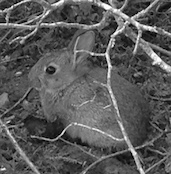
#> input picture 57030125-automatically-adjusting-brightness/1.png, 171 x 174 px
$ python automatically_adjusting_brightness.py
#> lines starting #> are read from the running program, lines starting #| are printed output that depends on the picture; long printed decimals are rounded
#> further down, image is the input picture: shape (174, 171, 3); min 0, max 255, mean 89.4
import cv2
import numpy as np
# from matplotlib import pyplot as plt

# Automatic brightness and contrast optimization with optional histogram clipping
def automatic_brightness_and_contrast(image, clip_hist_percent=20):
#> called with clip_hist_percent = 20
    gray = cv2.cvtColor(image, cv2.COLOR_BGR2GRAY)

    # Calculate grayscale histogram
    hist = cv2.calcHist([gray],[0],None,[256],[0,256])
#> hist = 256 values, max 380 at index 81, min 3 at index 238, mean 116.2
    hist_size = len(hist)
#> hist_size = 256

    # Calculate cumulative distribution from the histogram
    accumulator = []
    accumulator.append(float(hist[0]))
    for index in range(1, hist_size):
        accumulator.append(accumulator[index -1] + float(hist[index]))
#> after the loop, accumulator = 256 values from 77 to 29754

    # Locate points to clip
    maximum = accumulator[-1]
#> maximum = 29754
    clip_hist_percent *= (maximum/100.0)
#> clip_hist_percent = 5950.8
    clip_hist_percent /= 2.0
#> clip_hist_percent = 2975.4

    # Locate left cut
    minimum_gray = 0
    while accumulator[minimum_gray] < clip_hist_percent:
        minimum_gray += 1
#> this loop made 43 passes
#> after the loop, minimum_gray = 43

    # Locate right cut
    maximum_gray = hist_size -1
#> maximum_gray = 255
    while accumulator[maximum_gray] >= (maximum - clip_hist_percent):
        maximum_gray -= 1
#> this loop made 119 passes
#> maximum_gray on passes 1 to 12: 254, 253, 252, 251, 250, 249, 248, 247, 246, 245, 244, 243
#> after the loop, maximum_gray = 136

    # Calculate alpha and beta values
    alpha = 255 / (maximum_gray - minimum_gray)
#> alpha = 2.74
    beta = -minimum_gray * alpha
#> beta = -117.9

    '''
    # Calculate new histogram with desired range and show histogram
    new_hist = cv2.calcHist([gray],[0],None,[256],[minimum_gray,maximum_gray])
    plt.plot(hist)
    plt.plot(new_hist)
    plt.xlim([0,256])
    plt.show()
    '''

    auto_result = cv2.convertScaleAbs(image, alpha=alpha, beta=beta)
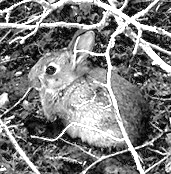
#> auto_result: shape (174, 171, 3); min 0, max 255, mean 123.6
    return (auto_result, alpha, beta)

image = cv2.imread('1.png')
auto_result, alpha, beta = automatic_brightness_and_contrast(image)
#> alpha = 2.74; beta = -117.9
print('alpha', alpha)
#| alpha 2.742
print('beta', beta)
#| beta -117.903
cv2.imshow('auto_result', auto_result)
cv2.imwrite('auto_result.png', auto_result)
cv2.imshow('image', image)
cv2.waitKey()
